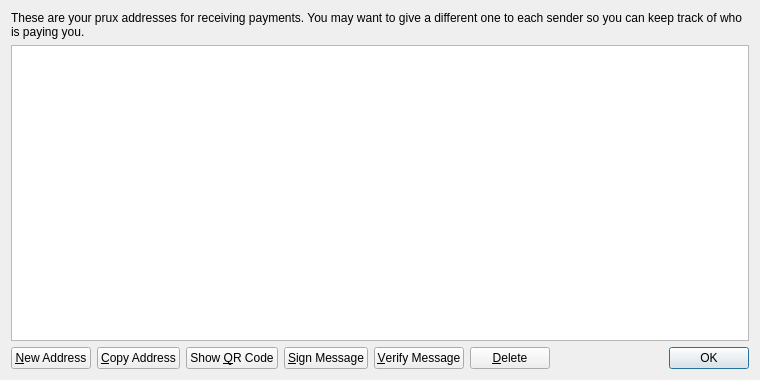
<?xml version="1.0" encoding="UTF-8"?>
<ui version="4.0">
 <class>AddressBookPage</class>
 <widget class="QWidget" name="AddressBookPage">
  <property name="geometry">
   <rect>
    <x>0</x>
    <y>0</y>
    <width>760</width>
    <height>380</height>
   </rect>
  </property>
  <property name="windowTitle">
   <string>Address Book</string>
  </property>
  <layout class="QVBoxLayout" name="verticalLayout">
   <item>
    <widget class="QLabel" name="labelExplanation">
     <property name="text">
      <string>These are your prux addresses for receiving payments. You may want to give a different one to each sender so you can keep track of who is paying you.</string>
     </property>
     <property name="textFormat">
      <enum>Qt::PlainText</enum>
     </property>
     <property name="wordWrap">
      <bool>true</bool>
     </property>
    </widget>
   </item>
   <item>
    <widget class="QTableView" name="tableView">
     <property name="contextMenuPolicy">
      <enum>Qt::CustomContextMenu</enum>
     </property>
     <property name="toolTip">
      <string>Double-click to edit address or label</string>
     </property>
     <property name="tabKeyNavigation">
      <bool>false</bool>
     </property>
     <property name="alternatingRowColors">
      <bool>true</bool>
     </property>
     <property name="selectionMode">
      <enum>QAbstractItemView::SingleSelection</enum>
     </property>
     <property name="selectionBehavior">
      <enum>QAbstractItemView::SelectRows</enum>
     </property>
     <property name="sortingEnabled">
      <bool>true</bool>
     </property>
     <attribute name="verticalHeaderVisible">
      <bool>false</bool>
     </attribute>
    </widget>
   </item>
   <item>
    <layout class="QHBoxLayout" name="horizontalLayout">
     <item>
      <widget class="QPushButton" name="newAddressButton">
       <property name="toolTip">
        <string>Create a new address</string>
       </property>
       <property name="text">
        <string>&amp;New Address</string>
       </property>
       <property name="icon">
        <iconset resource="../bitcoin.qrc">
         <normaloff>:/icons/add</normaloff>:/icons/add</iconset>
       </property>
      </widget>
     </item>
     <item>
      <widget class="QPushButton" name="copyToClipboard">
       <property name="toolTip">
        <string>Copy the currently selected address to the system clipboard</string>
       </property>
       <property name="text">
        <string>&amp;Copy Address</string>
       </property>
       <property name="icon">
        <iconset resource="../bitcoin.qrc">
         <normaloff>:/icons/editcopy</normaloff>:/icons/editcopy</iconset>
       </property>
      </widget>
     </item>
     <item>
      <widget class="QPushButton" name="showQRCode">
       <property name="text">
        <string>Show &amp;QR Code</string>
       </property>
       <property name="icon">
        <iconset resource="../bitcoin.qrc">
         <normaloff>:/icons/qrcode</normaloff>:/icons/qrcode</iconset>
       </property>
      </widget>
     </item>
     <item>
      <widget class="QPushButton" name="signMessage">
       <property name="toolTip">
        <string>Sign a message to prove you own a Bitcoin address</string>
       </property>
       <property name="text">
        <string>&amp;Sign Message</string>
       </property>
       <property name="icon">
        <iconset resource="../bitcoin.qrc">
         <normaloff>:/icons/edit</normaloff>:/icons/edit</iconset>
       </property>
      </widget>
     </item>
     <item>
      <widget class="QPushButton" name="verifyMessage">
       <property name="toolTip">
        <string>Verify a message to ensure it was signed with a specified Bitcoin address</string>
       </property>
       <property name="text">
        <string>&amp;Verify Message</string>
       </property>
       <property name="icon">
        <iconset resource="../bitcoin.qrc">
         <normaloff>:/icons/transaction_0</normaloff>:/icons/transaction_0</iconset>
       </property>
      </widget>
     </item>
     <item>
      <widget class="QPushButton" name="deleteButton">
       <property name="toolTip">
        <string>Delete the currently selected address from the list. Only sending addresses can be deleted.</string>
       </property>
       <property name="text">
        <string>&amp;Delete</string>
       </property>
       <property name="icon">
        <iconset resource="../bitcoin.qrc">
         <normaloff>:/icons/remove</normaloff>:/icons/remove</iconset>
       </property>
      </widget>
     </item>
     <item>
      <spacer name="horizontalSpacer">
       <property name="orientation">
        <enum>Qt::Horizontal</enum>
       </property>
       <property name="sizeHint" stdset="0">
        <size>
         <width>40</width>
         <height>20</height>
        </size>
       </property>
      </spacer>
     </item>
     <item>
      <widget class="QDialogButtonBox" name="buttonBox">
       <property name="sizePolicy">
        <sizepolicy hsizetype="Maximum" vsizetype="Fixed">
         <horstretch>0</horstretch>
         <verstretch>0</verstretch>
        </sizepolicy>
       </property>
       <property name="standardButtons">
        <set>QDialogButtonBox::Ok</set>
       </property>
      </widget>
     </item>
    </layout>
   </item>
  </layout>
 </widget>
 <resources>
  <include location="../bitcoin.qrc"/>
 </resources>
 <connections/>
</ui>
